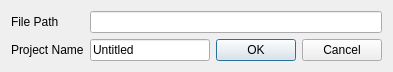
<?xml version="1.0" encoding="UTF-8"?>
<ui version="4.0">
 <class>DialogNewProject</class>
 <widget class="QDialog" name="DialogNewProject">
  <property name="geometry">
   <rect>
    <x>0</x>
    <y>0</y>
    <width>393</width>
    <height>69</height>
   </rect>
  </property>
  <property name="windowTitle">
   <string>Create New Project File</string>
  </property>
  <layout class="QFormLayout" name="formLayout">
   <item row="0" column="0">
    <widget class="QLabel" name="label">
     <property name="text">
      <string>File Path</string>
     </property>
    </widget>
   </item>
   <item row="0" column="1">
    <widget class="QwwFileChooser" name="lineEditPath"/>
   </item>
   <item row="1" column="0">
    <widget class="QLabel" name="label_2">
     <property name="text">
      <string>Project Name</string>
     </property>
    </widget>
   </item>
   <item row="1" column="1">
    <layout class="QHBoxLayout" name="horizontalLayout">
     <item>
      <widget class="QLineEdit" name="lineEditName">
       <property name="text">
        <string>Untitled</string>
       </property>
      </widget>
     </item>
     <item>
      <widget class="QDialogButtonBox" name="buttonBox">
       <property name="orientation">
        <enum>Qt::Horizontal</enum>
       </property>
       <property name="standardButtons">
        <set>QDialogButtonBox::Cancel|QDialogButtonBox::Ok</set>
       </property>
      </widget>
     </item>
    </layout>
   </item>
  </layout>
 </widget>
 <customwidgets>
  <customwidget>
   <class>QwwFileChooser</class>
   <extends>QLineEdit</extends>
   <header location="global">qwwfilechooser.h</header>
  </customwidget>
 </customwidgets>
 <resources/>
 <connections>
  <connection>
   <sender>buttonBox</sender>
   <signal>accepted()</signal>
   <receiver>DialogNewProject</receiver>
   <slot>accept()</slot>
   <hints>
    <hint type="sourcelabel">
     <x>248</x>
     <y>254</y>
    </hint>
    <hint type="destinationlabel">
     <x>157</x>
     <y>274</y>
    </hint>
   </hints>
  </connection>
  <connection>
   <sender>buttonBox</sender>
   <signal>rejected()</signal>
   <receiver>DialogNewProject</receiver>
   <slot>reject()</slot>
   <hints>
    <hint type="sourcelabel">
     <x>316</x>
     <y>260</y>
    </hint>
    <hint type="destinationlabel">
     <x>286</x>
     <y>274</y>
    </hint>
   </hints>
  </connection>
 </connections>
</ui>
